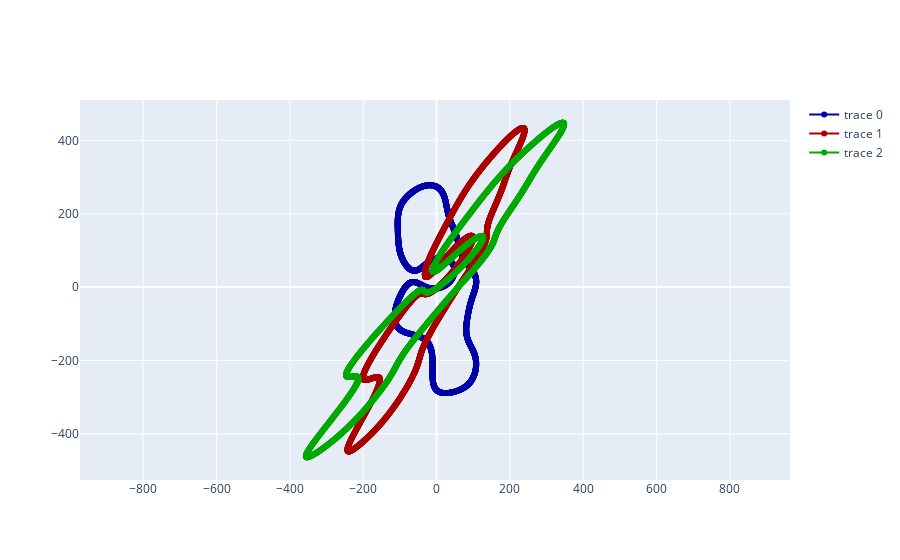
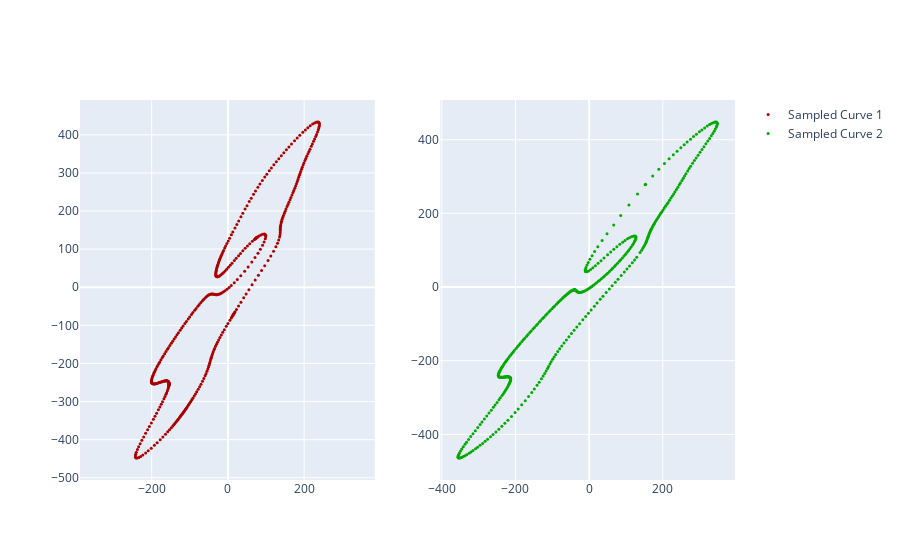
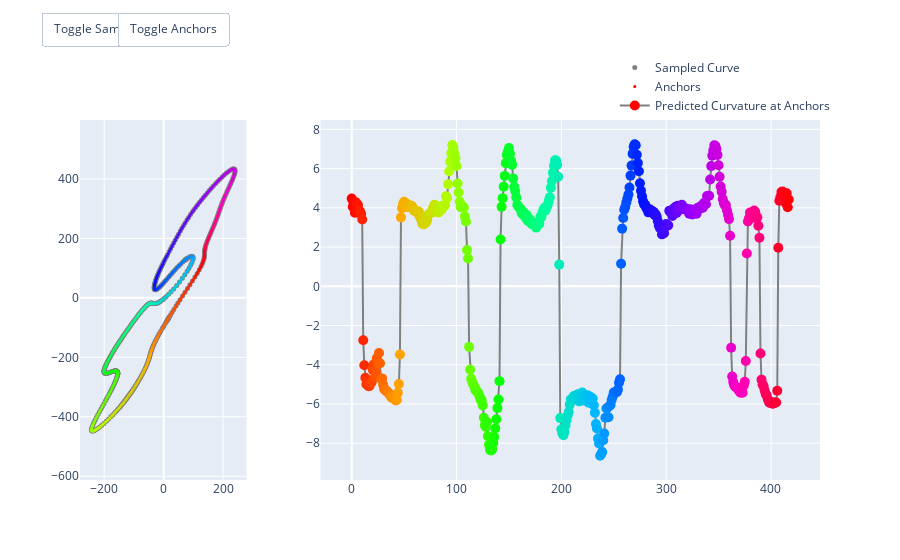
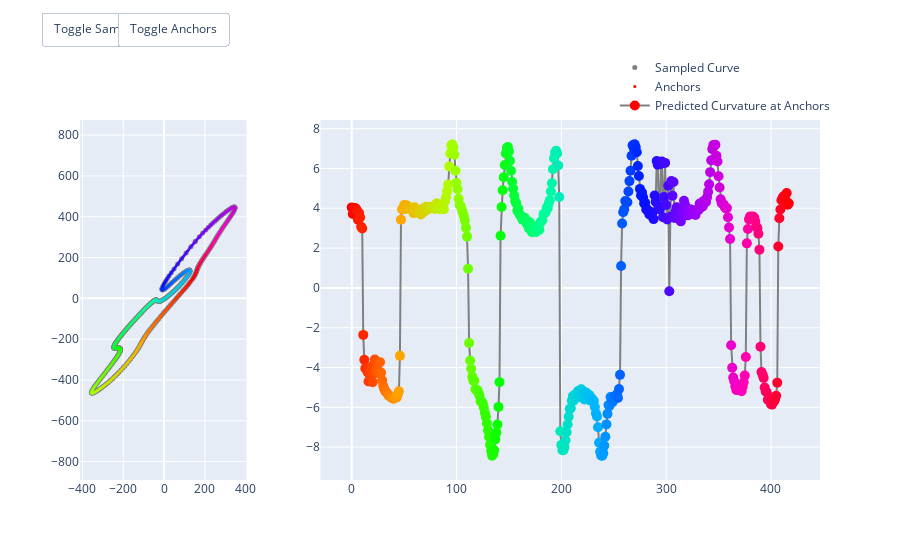

Notebook code cell kept with these figures, in order:
### Markdown cell above
# EVALUATE CURVATURE

### Code cell
notebook_utils.plot_curve_curvature_comparisons(
    curve_records=curve_records, 
    curve_colors=curve_colors)

### Figure 1 — Plotly figure (JSON) as saved in the notebook; plotly's stock layout.template omitted (floating-point values rounded to 4 significant figures; data arrays with more than 128 entries replaced by an {"elided": "..."} marker saying what was removed)
{"data": [{"line": {"color": "#0000AA", "width": 2}, "mode": "lines+markers", "type": "scatter", "x": {"elided": "2093 float values"}, "xaxis": "x", "y": {"elided": "2093 float values"}, "yaxis": "y"}, {"line": {"color": "#AA0000", "width": 2}, "mode": "lines+markers", "type": "scatter", "x": {"elided": "2093 float values"}, "xaxis": "x", "y": {"elided": "2093 float values"}, "yaxis": "y"}, {"line": {"color": "#00AA00", "width": 2}, "mode": "lines+markers", "type": "scatter", "x": {"elided": "2093 float values"}, "xaxis": "x", "y": {"elided": "2093 float values"}, "yaxis": "y"}], "layout": {"xaxis": {"anchor": "y", "domain": [0, 1]}, "yaxis": {"anchor": "x", "domain": [0, 1], "scaleanchor": "x", "scaleratio": 1}}}

### Figure 2 — Plotly figure (JSON) as saved in the notebook; plotly's stock layout.template omitted (floating-point values rounded to 4 significant figures; data arrays with more than 128 entries replaced by an {"elided": "..."} marker saying what was removed)
{"data": [{"hoverinfo": "skip", "marker": {"cmax": 2093, "cmin": 0, "color": "#AA0000", "colorscale": [[0, "#ff0000"], [0.1111, "#ffa700"], [0.2222, "#afff00"], [0.3333, "#08ff00"], [0.4444, "#00ff9f"], [0.5556, "#00b7ff"], [0.6667, "#0010ff"], [0.7778, "#9700ff"], [0.8889, "#ff00bf"], [1, "#ff0000"]], "size": 3}, "mode": "markers", "name": "Sampled Curve 1", "type": "scatter", "x": {"elided": "418 float values"}, "xaxis": "x", "y": {"elided": "418 float values"}, "yaxis": "y"}, {"hoverinfo": "skip", "marker": {"cmax": 2093, "cmin": 0, "color": "#00AA00", "colorscale": [[0, "#ff0000"], [0.1111, "#ffa700"], [0.2222, "#afff00"], [0.3333, "#08ff00"], [0.4444, "#00ff9f"], [0.5556, "#00b7ff"], [0.6667, "#0010ff"], [0.7778, "#9700ff"], [0.8889, "#ff00bf"], [1, "#ff0000"]], "size": 3}, "mode": "markers", "name": "Sampled Curve 2", "type": "scatter", "x": {"elided": "418 float values"}, "xaxis": "x2", "y": {"elided": "418 float values"}, "yaxis": "y2"}], "layout": {"xaxis": {"anchor": "y", "domain": [0, 0.45]}, "xaxis2": {"anchor": "y2", "domain": [0.55, 1]}, "yaxis": {"anchor": "x", "domain": [0, 1], "scaleanchor": "x", "scaleratio": 1}, "yaxis2": {"anchor": "x2", "domain": [0, 1], "scaleanchor": "x2", "scaleratio": 1}}}

### Figure 3 — Plotly figure (JSON) as saved in the notebook; plotly's stock layout.template omitted (floating-point values rounded to 4 significant figures; data arrays with more than 128 entries replaced by an {"elided": "..."} marker saying what was removed)
{"data": [{"hoverinfo": "skip", "marker": {"cmax": 2093, "cmin": 0, "color": "grey", "colorscale": [[0, "#ff0000"], [0.1111, "#ffa700"], [0.2222, "#afff00"], [0.3333, "#08ff00"], [0.4444, "#00ff9f"], [0.5556, "#00b7ff"], [0.6667, "#0010ff"], [0.7778, "#9700ff"], [0.8889, "#ff00bf"], [1, "#ff0000"]], "size": 5}, "mode": "markers", "name": "Sampled Curve", "type": "scatter", "x": {"elided": "418 float values"}, "xaxis": "x", "y": {"elided": "418 float values"}, "yaxis": "y"}, {"customdata": {"elided": "418 int values"}, "hovertemplate": "%{customdata}", "marker": {"cmax": 2093, "cmin": 0, "color": {"elided": "418 int values"}, "colorscale": [[0, "#ff0000"], [0.1111, "#ffa700"], [0.2222, "#afff00"], [0.3333, "#08ff00"], [0.4444, "#00ff9f"], [0.5556, "#00b7ff"], [0.6667, "#0010ff"], [0.7778, "#9700ff"], [0.8889, "#ff00bf"], [1, "#ff0000"]], "size": 3}, "mode": "markers", "name": "Anchors", "type": "scatter", "x": {"elided": "418 float values"}, "xaxis": "x", "y": {"elided": "418 float values"}, "yaxis": "y"}, {"customdata": {"elided": "418 int values"}, "hovertemplate": "%{customdata}", "line": {"color": "grey", "width": 2}, "marker": {"cmax": 2093, "cmin": 0, "color": {"elided": "418 int values"}, "colorscale": [[0, "#ff0000"], [0.1111, "#ffa700"], [0.2222, "#afff00"], [0.3333, "#08ff00"], [0.4444, "#00ff9f"], [0.5556, "#00b7ff"], [0.6667, "#0010ff"], [0.7778, "#9700ff"], [0.8889, "#ff00bf"], [1, "#ff0000"]], "size": 10}, "mode": "lines+markers", "name": "Predicted Curvature at Anchors", "type": "scatter", "x": {"elided": "418 int values"}, "xaxis": "x2", "y": {"elided": "418 float values"}, "yaxis": "y2"}], "layout": {"legend": {"orientation": "v", "xanchor": "right", "yanchor": "bottom"}, "showlegend": true, "updatemenus": [{"buttons": [{"args": [{"visible": true}, [0]], "args2": [{"visible": false}, [0]], "label": "Toggle Samples", "method": "restyle", "visible": true}], "showactive": false, "type": "buttons", "x": 0.1, "y": 1.3}, {"buttons": [{"args": [{"visible": true}, [1]], "args2": [{"visible": false}, [1]], "label": "Toggle Anchors", "method": "restyle", "visible": true}], "showactive": false, "type": "buttons", "x": 0.2, "y": 1.3}], "xaxis": {"anchor": "y", "domain": [0, 0.225]}, "xaxis2": {"anchor": "y2", "domain": [0.325, 1]}, "yaxis": {"anchor": "x", "domain": [0, 1], "scaleanchor": "x", "scaleratio": 1}, "yaxis2": {"anchor": "x2", "domain": [0, 1]}}}

### Figure 4 — Plotly figure (JSON) as saved in the notebook; plotly's stock layout.template omitted (floating-point values rounded to 4 significant figures; data arrays with more than 128 entries replaced by an {"elided": "..."} marker saying what was removed)
{"data": [{"hoverinfo": "skip", "marker": {"cmax": 2093, "cmin": 0, "color": "grey", "colorscale": [[0, "#ff0000"], [0.1111, "#ffa700"], [0.2222, "#afff00"], [0.3333, "#08ff00"], [0.4444, "#00ff9f"], [0.5556, "#00b7ff"], [0.6667, "#0010ff"], [0.7778, "#9700ff"], [0.8889, "#ff00bf"], [1, "#ff0000"]], "size": 5}, "mode": "markers", "name": "Sampled Curve", "type": "scatter", "x": {"elided": "418 float values"}, "xaxis": "x", "y": {"elided": "418 float values"}, "yaxis": "y"}, {"customdata": {"elided": "418 int values"}, "hovertemplate": "%{customdata}", "marker": {"cmax": 2093, "cmin": 0, "color": {"elided": "418 int values"}, "colorscale": [[0, "#ff0000"], [0.1111, "#ffa700"], [0.2222, "#afff00"], [0.3333, "#08ff00"], [0.4444, "#00ff9f"], [0.5556, "#00b7ff"], [0.6667, "#0010ff"], [0.7778, "#9700ff"], [0.8889, "#ff00bf"], [1, "#ff0000"]], "size": 3}, "mode": "markers", "name": "Anchors", "type": "scatter", "x": {"elided": "418 float values"}, "xaxis": "x", "y": {"elided": "418 float values"}, "yaxis": "y"}, {"customdata": {"elided": "418 int values"}, "hovertemplate": "%{customdata}", "line": {"color": "grey", "width": 2}, "marker": {"cmax": 2093, "cmin": 0, "color": {"elided": "418 int values"}, "colorscale": [[0, "#ff0000"], [0.1111, "#ffa700"], [0.2222, "#afff00"], [0.3333, "#08ff00"], [0.4444, "#00ff9f"], [0.5556, "#00b7ff"], [0.6667, "#0010ff"], [0.7778, "#9700ff"], [0.8889, "#ff00bf"], [1, "#ff0000"]], "size": 10}, "mode": "lines+markers", "name": "Predicted Curvature at Anchors", "type": "scatter", "x": {"elided": "418 int values"}, "xaxis": "x2", "y": {"elided": "418 float values"}, "yaxis": "y2"}], "layout": {"legend": {"orientation": "v", "xanchor": "right", "yanchor": "bottom"}, "showlegend": true, "updatemenus": [{"buttons": [{"args": [{"visible": true}, [0]], "args2": [{"visible": false}, [0]], "label": "Toggle Samples", "method": "restyle", "visible": true}], "showactive": false, "type": "buttons", "x": 0.1, "y": 1.3}, {"buttons": [{"args": [{"visible": true}, [1]], "args2": [{"visible": false}, [1]], "label": "Toggle Anchors", "method": "restyle", "visible": true}], "showactive": false, "type": "buttons", "x": 0.2, "y": 1.3}], "xaxis": {"anchor": "y", "domain": [0, 0.225]}, "xaxis2": {"anchor": "y2", "domain": [0.325, 1]}, "yaxis": {"anchor": "x", "domain": [0, 1], "scaleanchor": "x", "scaleratio": 1}, "yaxis2": {"anchor": "x2", "domain": [0, 1]}}}
